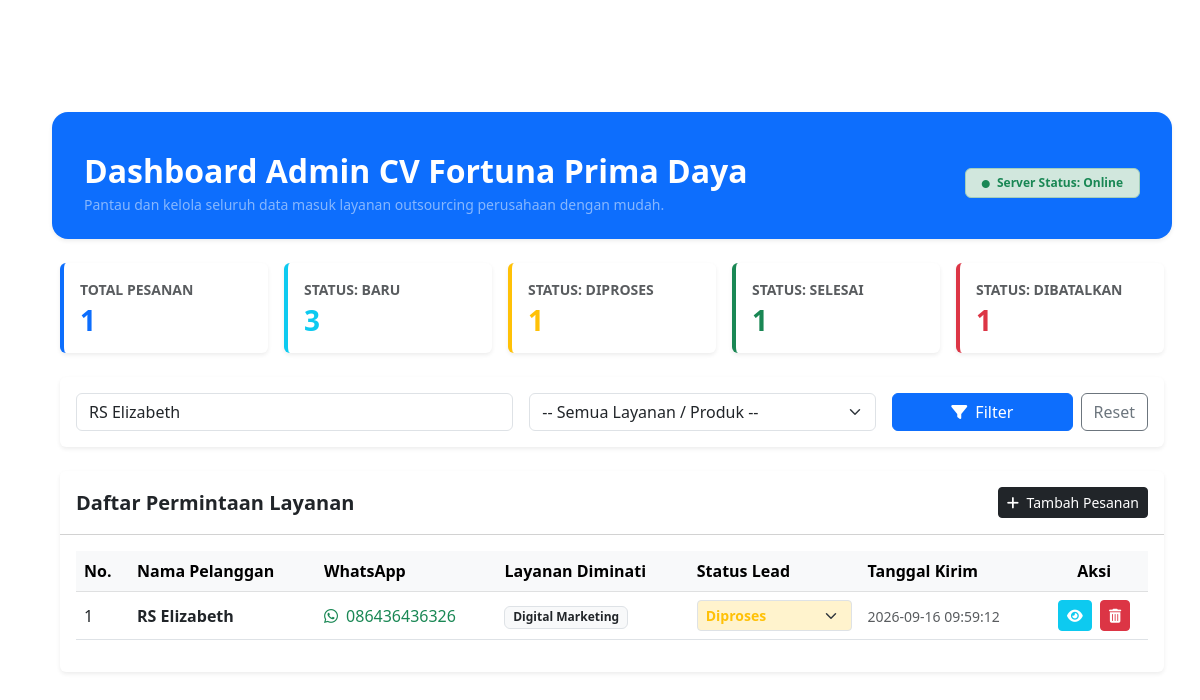
/dashboard.php?cari=RS Elizabeth (signed in), run on the app's committed database.
### tables this page shows
CREATE TABLE `kontak_penawaran` (
  `id` int(11) NOT NULL,
  `nama_lengkap` varchar(150) NOT NULL,
  `whatsapp` varchar(25) NOT NULL,
  `layanan_diminati` varchar(100) NOT NULL,
  `pesan` text DEFAULT NULL,
  `status_lead` enum('Baru','Diproses','Selesai','Dibatalkan') DEFAULT 'Baru',
  `tanggal_kirim` timestamp NOT NULL DEFAULT current_timestamp()
);

### dashboard.php (the view, shortened to what this page needs)
<?php
include 'proses.php';
$cari = $_GET['cari'] ?? '';
$sql = "SELECT id, nama_lengkap, whatsapp, layanan_diminati, pesan, status_lead, tanggal_kirim
        FROM kontak_penawaran WHERE 1=1";
$params = [];
$types = "";
if (!empty($cari)) {
    $sql .= " AND (nama_lengkap LIKE ? OR whatsapp LIKE ?)";
    $like_cari = "%" . $cari . "%";
    $params[] = $like_cari;
    $params[] = $like_cari;
    $types .= "ss";
}
$sql .= " ORDER BY tanggal_kirim DESC";
$stmt = mysqli_prepare($koneksi, $sql);
if (!empty($params)) {
    mysqli_stmt_bind_param($stmt, $types, ...$params);
}
mysqli_stmt_execute($stmt);
$result = mysqli_stmt_get_result($stmt);
$total_pesanan = mysqli_num_rows($result);
$query_status = mysqli_query($koneksi, "SELECT status_lead, COUNT(*) as jumlah FROM kontak_penawaran GROUP BY status_lead");
$jumlah_status = ['Baru' => 0, 'Diproses' => 0, 'Selesai' => 0, 'Dibatalkan' => 0];
while($row_st = mysqli_fetch_assoc($query_status)) {
    if(isset($jumlah_status[$row_st['status_lead']])) {
        $jumlah_status[$row_st['status_lead']] = $row_st['jumlah'];
    }
}
?>
<!DOCTYPE html>
<html lang="id">
<head>
    <link href="https://cdn.jsdelivr.net/npm/bootstrap@5.3.0/dist/css/bootstrap.min.css" rel="stylesheet">
    <link rel="stylesheet" href="https://cdnjs.cloudflare.com/ajax/libs/font-awesome/6.4.0/css/all.min.css">
</head>
<body class="bg-light">
            <button class="navbar-toggler" type="button" data-bs-toggle="collapse" data-bs-target="#navbarNav">
                <span class="navbar-toggler-icon"></span>
            </button>
    <div class="container py-5">
        <div class="row align-items-center bg-primary text-white p-4 rounded-4 shadow-sm mb-4 g-3">
            <div class="col-12 d-flex flex-column flex-md-row justify-content-between align-items-md-center gap-3">
                <div>
                    <h2 class="fw-bold text-white mb-1">Dashboard Admin CV Fortuna Prima Daya</h2>
                    <p class="text-white-50 small mb-0">Pantau dan kelola seluruh data masuk layanan outsourcing perusahaan dengan mudah.</p>
                </div>
                <div>
                    <span class="badge bg-success-subtle text-success border border-success-subtle px-3 py-2 fw-semibold">
                        <i class="fa-solid fa-circle text-success me-1" style="font-size: 8px;"></i> Server Status: Online
                    </span>
                </div>
            </div>
        </div>
        <div class="row g-3 mb-4">
            <div class="col">
                <div class="card border-0 shadow-sm border-start border-primary border-4 h-100">
                    <div class="card-body">
                        <p class="text-muted mb-1 small fw-bold">TOTAL PESANAN</p>
                        <h3 class="fw-bold text-primary mb-0"><?= $total_pesanan; ?></h3>
                    </div>
                </div>
            </div>
            <div class="col">
                <div class="card border-0 shadow-sm border-start border-info border-4 h-100">
                    <div class="card-body">
                        <p class="text-muted mb-1 small fw-bold">STATUS: BARU</p>
                        <h3 class="fw-bold text-info mb-0"><?= $jumlah_status['Baru']; ?></h3>
                    </div>
                </div>
            </div>
            <div class="col">
                <div class="card border-0 shadow-sm border-start border-warning border-4 h-100">
                    <div class="card-body">
                        <p class="text-muted mb-1 small fw-bold">STATUS: DIPROSES</p>
                        <h3 class="fw-bold text-warning mb-0"><?= $jumlah_status['Diproses']; ?></h3>
                    </div>
                </div>
            </div>
            <div class="col">
                <div class="card border-0 shadow-sm border-start border-success border-4 h-100">
                    <div class="card-body">
                        <p class="text-muted mb-1 small fw-bold">STATUS: SELESAI</p>
                        <h3 class="fw-bold text-success mb-0"><?= $jumlah_status['Selesai']; ?></h3>
                    </div>
                </div>
            </div>
            <div class="col">
                <div class="card border-0 shadow-sm border-start border-danger border-4 h-100">
                    <div class="card-body">
                        <p class="text-muted mb-1 small fw-bold">STATUS: DIBATALKAN</p>
                        <h3 class="fw-bold text-danger mb-0"><?= $jumlah_status['Dibatalkan']; ?></h3>
                    </div>
                </div>
            </div>
        </div>
        <div class="card border-0 shadow-sm mb-4">
            <div class="card-body">
                <form method="GET" action="dashboard.php" class="row g-3 align-items-center">
                    <div class="col-md-5">
                        <input type="text" class="form-control" name="cari" placeholder="Cari berdasarkan nama pelanggan..." value="<?= htmlspecialchars($cari); ?>">
                    </div>
                    <div class="col-md-4">
                        <select name="produk" class="form-select">
                            <option value="">-- Semua Layanan / Produk --</option>
                        </select>
                    </div>
                    <div class="col-md-3 d-flex gap-2">
                        <button type="submit" class="btn btn-primary w-100"><i class="fa-solid fa-filter me-1"></i> Filter</button>
                        <a href="dashboard.php" class="btn btn-outline-secondary">Reset</a>
                    </div>
                </form>
            </div>
        </div>
        <div class="card border-0 shadow-sm">
            <div class="card-header bg-white py-3 d-flex justify-content-between align-items-center">
                <h5 class="mb-0 fw-bold">Daftar Permintaan Layanan</h5>
                <a href="formulirpesanan.php" class="btn btn-dark btn-sm"><i class="fa-solid fa-plus me-1"></i> Tambah Pesanan</a>
            </div>
            <div class="card-body">
                <?php if ($total_pesanan > 0) : ?>
                <div class="table-responsive">
                    <table class="table table-hover align-middle">
                        <thead class="table-light">
                            <tr>
                                <th>No.</th>
                                <th>Nama Pelanggan</th>
                                <th>WhatsApp</th>
                                <th>Layanan Diminati</th>
                                <th>Status Lead</th>
                                <th>Tanggal Kirim</th>
                                <th class="text-center">Aksi</th>
                            </tr>
                        </thead>
                        <tbody>
                        <?php $no = 1; ?>
                        <?php while ($row = mysqli_fetch_assoc($result)) : ?>
                            <tr>
                                <td><?= $no++; ?></td>
                                <td class="fw-semibold"><?= htmlspecialchars($row['nama_lengkap']); ?></td>
                                <td>
                                    <a href="https://wa.me/<?= preg_replace('/^0/', '62', preg_replace('/[^0-9]/', '', $row['whatsapp'])); ?>" target="_blank" class="text-success text-decoration-none fw-medium">
                                        <i class="fa-brands fa-whatsapp me-1"></i> <?= htmlspecialchars($row['whatsapp']); ?>
                                    </a>
                                </td>
                                <td><span class="badge bg-light text-dark border"><?= htmlspecialchars($row['layanan_diminati']); ?></span></td>
                                <td>
                                    <form method="POST" action="" class="d-inline">
                                        <select name="status_lead" onchange="this.form.submit()"
                                            class="form-select form-select-sm fw-semibold
                                            <?php
                                                if($row['status_lead'] == 'Baru') echo 'text-primary bg-primary-subtle';
                                                elseif($row['status_lead'] == 'Diproses') echo 'text-warning bg-warning-subtle';
                                                elseif($row['status_lead'] == 'Selesai') echo 'text-success bg-success-subtle';
                                                else echo 'text-danger bg-danger-subtle';
                                            ?>">
                                            <option value="Diproses" <?= ($row['status_lead'] == 'Diproses') ? 'selected' : ''; ?>>Diproses</option>
                                        </select>
                                    </form>
                                </td>
                                <td><small class="text-muted"><?= htmlspecialchars($row['tanggal_kirim']); ?></small></td>
                                <td class="text-center">
                                    <a href="detail.php?id=<?= $row['id']; ?>" class="btn btn-sm btn-info text-white me-1" title="Detail"><i class="fa-solid fa-eye"></i></a>
                                    <a href="hapus.php?id=<?= $row['id']; ?>" class="btn btn-sm btn-danger" title="Hapus" onclick="return confirm('Yakin ingin menghapus data ini?')"><i class="fa-solid fa-trash-can"></i></a>
                                </td>
                            </tr>
                        <?php endwhile; ?>
                        </tbody>
                    </table>
                </div>
                <?php else : ?>
                    <div class="alert alert-info mb-0 text-center py-4">Tidak ada data pesanan ditemukan.</div>
                <?php endif; ?>
            </div>
        </div>
    </div>
</body>
</html>

### data on the page
kontak_penawaran: nama_lengkap "RS Elizabeth", whatsapp "086436436326", layanan_diminati "Digital Marketing", status_lead "Diproses", tanggal_kirim "2026-09-16 09:59:12"

### other printed values
$total_pesanan "1"
$jumlah_status['Baru'] "3"
$jumlah_status['Diproses'] "1"
$jumlah_status['Selesai'] "1"
$jumlah_status['Dibatalkan'] "1"
